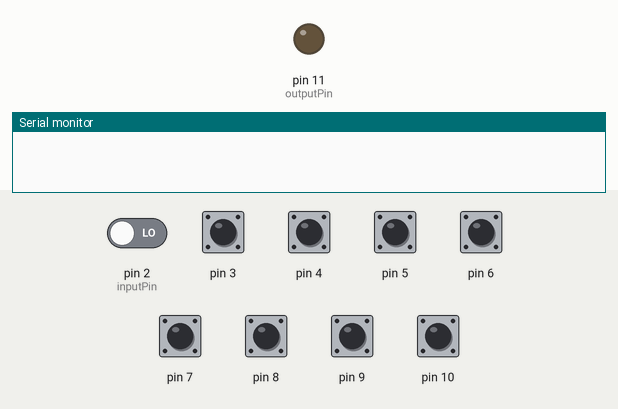
The sketch below on a simulated Arduino Uno, built with avr-gcc and run on an emulated ATmega328P. Parts: output pins drawn as LEDs (lit = HIGH), the last lines printed to the serial monitor. The test bench sets the inputs (shaded band); at power-on: pin 3–10 HIGH, pin 2 (inputPin) LOW.

Above: at 1.2 s.
1.3 s: pin 2 (inputPin) driven HIGH
At 2.5 s:
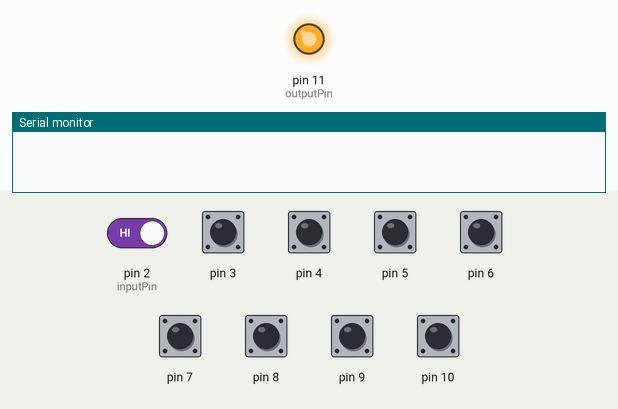
2.8 s: pin 2 (inputPin) driven LOW
At 3.7 s:
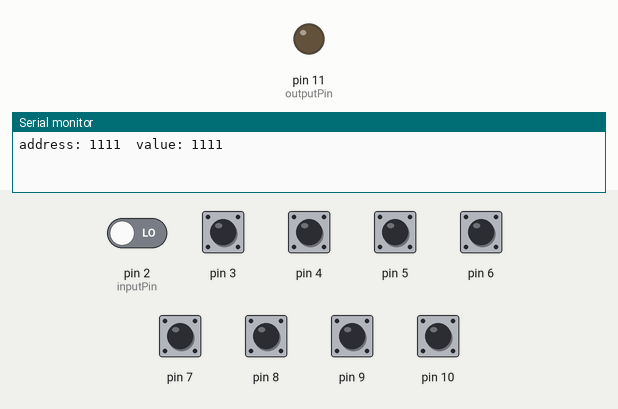
Timing chart, 0 to 5.8 s (numbered marks = the images above; inputs shaded):
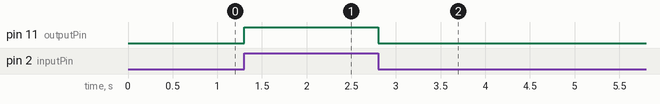

The sketch:

interrupt.ino
```cpp
/**
 * @file bics.ino
 * This file contains the code for the assignment of implement an pin (external) interrupt mechanism for Arduino microcontroller.
 *
 * @author Gayani Liyanage
 * @date 2023-10-22
 */

uint8_t address = 0;  // Variable to store the address (4-bit)
uint8_t value = 0;    // Variable to store the value (4-bit)
#define inputPin 2
#define outputPin 11

bool printNow = 0;
void setup() {
  Serial.begin(9600);

  // Configure digital pins 3-10 as inputs with the pull-up resistor enabled
  for (byte i = 3; i <= 10; i++) {
    pinMode(i, INPUT_PULLUP);
  }

  pinMode(inputPin, INPUT);  // Set digital pin 2 as an input
  pinMode(outputPin, OUTPUT); // Set digital pin 11 as an output
  attachInterrupt(digitalPinToInterrupt(inputPin), read_value, RISING); // Attach the interrupt to pin 2 (rising edge)
}

void loop() {

  if (printNow) {
    printNow = 0;

    Serial.print("address: ");
    Serial.print(address, BIN);
    Serial.print("  value: ");
    Serial.println(value, BIN);
  }
}

void read_value() {

  // Disable ISR
  detachInterrupt(digitalPinToInterrupt(inputPin)) ;
  // Read the 4-bit 'address' from pins 3 to 6
  address = 0;
  for (byte i = 3; i <= 6; i++) {
    address |= digitalRead(i) << (i - 3);
  }

  // Read the 4-bit 'value' from pins 7 to 10
  value = 0;
  for (byte i = 7; i <= 10; i++) {
    value |= digitalRead(i) << (i - 7);
  }

   // Raise digital pin 11 to a high state
  digitalWrite(11, HIGH);

  // Wait until digital pin 2 is set to a low state (falling edge)
  while (digitalRead(2) == HIGH) {
  // Wait for the falling edge on pin 2
  }

  //set digital pin 11 to a low state
  digitalWrite(11, LOW);

  //re enable ISR
  attachInterrupt(digitalPinToInterrupt(inputPin), read_value, RISING); // Attach the interrupt to pin 2 (rising edge)
  printNow = 1;
}
```

Measured:
- after the input at 1.3 s, pin 11 (outputPin): LOW → HIGH at once
- after the input at 2.8 s, pin 11 (outputPin): HIGH → LOW at once
